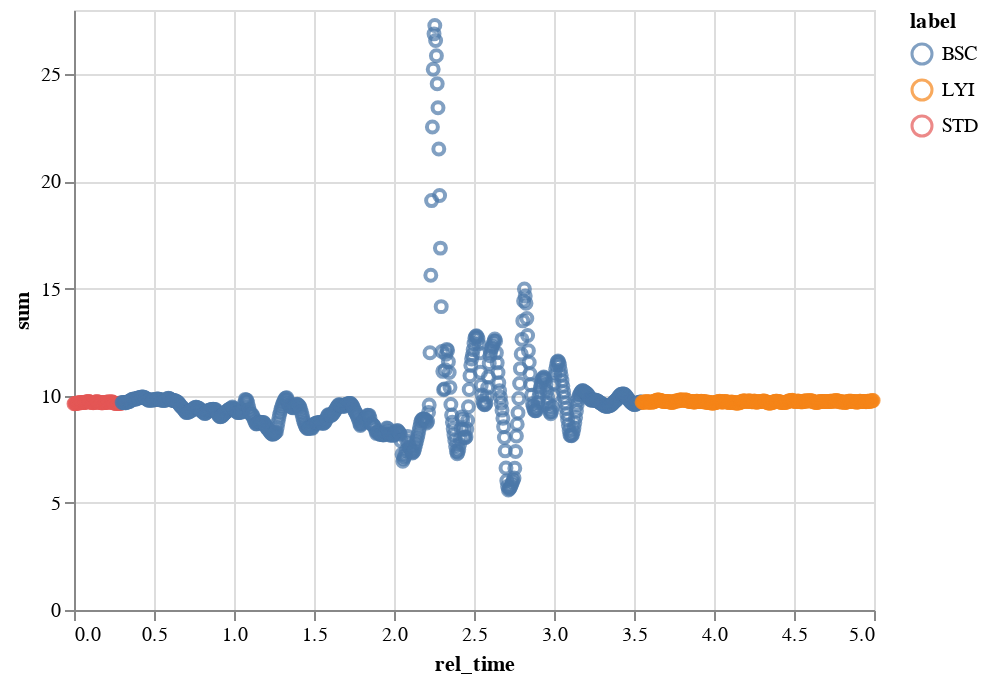

Write notebook code for a chart like this one.
### Code cell
alt.Chart(data[:1000]).mark_point().encode(x='rel_time:Q', y='sum:Q', color='label:N')

### Figure 1 — Vega-Lite specification as saved in the notebook (floating-point values rounded to 4 significant figures; data arrays with more than 128 entries replaced by an {"elided": "..."} marker saying what was removed)
{"config": {"view": {"continuousWidth": 400, "continuousHeight": 300}}, "data": {"name": "data-6b7fd355a5b27b1113047996d255e8f3"}, "mark": "point", "encoding": {"color": {"type": "nominal", "field": "label"}, "x": {"type": "quantitative", "field": "rel_time"}, "y": {"type": "quantitative", "field": "sum"}}, "$schema": "https://vega.github.io/schema/vega-lite/v4.8.1.json", "datasets": {"data-6b7fd355a5b27b1113047996d255e8f3": {"elided": "1000 records"}}}
